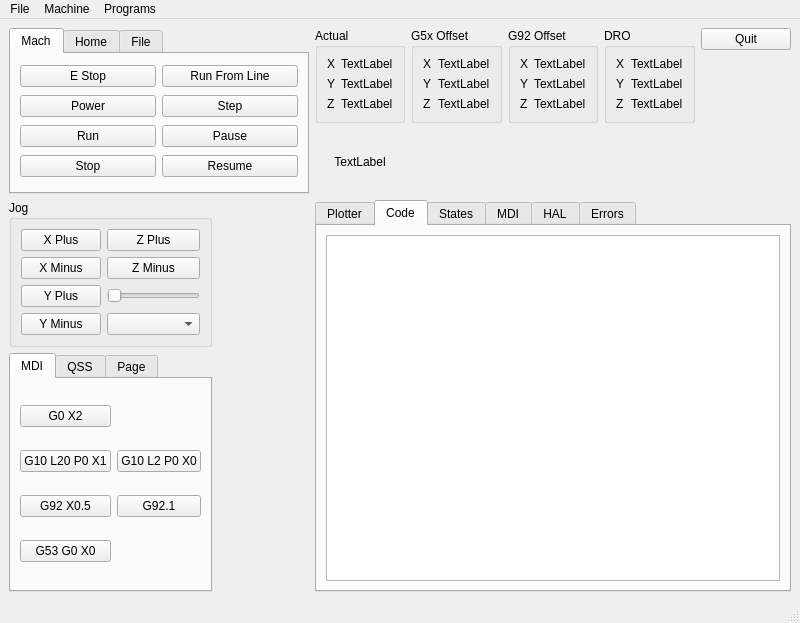
<?xml version="1.0" encoding="UTF-8"?>
<ui version="4.0">
 <class>MainWindow</class>
 <widget class="QMainWindow" name="MainWindow">
  <property name="geometry">
   <rect>
    <x>0</x>
    <y>0</y>
    <width>800</width>
    <height>623</height>
   </rect>
  </property>
  <property name="windowTitle">
   <string>MainWindow</string>
  </property>
  <widget class="QWidget" name="centralwidget">
   <layout class="QGridLayout" name="gridLayout">
    <item row="4" column="0" colspan="2">
     <widget class="QTabWidget" name="tabWidget_5">
      <property name="currentIndex">
       <number>0</number>
      </property>
      <widget class="QWidget" name="tabWidget_5Page1">
       <attribute name="title">
        <string>MDI</string>
       </attribute>
       <layout class="QGridLayout" name="gridLayout_6">
        <item row="3" column="0">
         <widget class="QPushButton" name="pushButton_4">
          <property name="text">
           <string>G53 G0 X0</string>
          </property>
          <property name="function" stdset="0">
           <string>mdi</string>
          </property>
          <property name="command" stdset="0">
           <string>G53 G0 X0</string>
          </property>
         </widget>
        </item>
        <item row="0" column="0">
         <widget class="QPushButton" name="mdi_0">
          <property name="text">
           <string>G0 X2</string>
          </property>
          <property name="function" stdset="0">
           <string>mdi</string>
          </property>
          <property name="command" stdset="0">
           <string>G0 X2</string>
          </property>
         </widget>
        </item>
        <item row="2" column="0">
         <widget class="QPushButton" name="pushButton_3">
          <property name="text">
           <string>G92 X0.5</string>
          </property>
          <property name="function" stdset="0">
           <string>mdi</string>
          </property>
          <property name="command" stdset="0">
           <string>G92 X0.5</string>
          </property>
         </widget>
        </item>
        <item row="1" column="0">
         <widget class="QPushButton" name="mdi_1">
          <property name="text">
           <string>G10 L20 P0 X1</string>
          </property>
          <property name="function" stdset="0">
           <string>mdi</string>
          </property>
          <property name="command" stdset="0">
           <string>G10 L20 P0 X1</string>
          </property>
         </widget>
        </item>
        <item row="1" column="1">
         <widget class="QPushButton" name="pushButton_2">
          <property name="text">
           <string>G10 L2 P0 X0</string>
          </property>
          <property name="function" stdset="0">
           <string>mdi</string>
          </property>
          <property name="command" stdset="0">
           <string>G10 L2 P0 X0</string>
          </property>
         </widget>
        </item>
        <item row="2" column="1">
         <widget class="QPushButton" name="pushButton_5">
          <property name="text">
           <string>G92.1</string>
          </property>
          <property name="function" stdset="0">
           <string>mdi</string>
          </property>
          <property name="command" stdset="0">
           <string>G92.1</string>
          </property>
         </widget>
        </item>
       </layout>
      </widget>
      <widget class="QWidget" name="tab_5">
       <attribute name="title">
        <string>QSS</string>
       </attribute>
       <widget class="QPushButton" name="test_pb">
        <property name="geometry">
         <rect>
          <x>20</x>
          <y>20</y>
          <width>96</width>
          <height>27</height>
         </rect>
        </property>
        <property name="text">
         <string/>
        </property>
       </widget>
      </widget>
      <widget class="QWidget" name="tab_6">
       <attribute name="title">
        <string>Page</string>
       </attribute>
       <layout class="QGridLayout" name="gridLayout_14">
        <item row="1" column="0">
         <widget class="QPushButton" name="pushButton_12">
          <property name="text">
           <string>Load 42.ngc</string>
          </property>
          <property name="function" stdset="0">
           <string>load_file</string>
          </property>
          <property name="filename" stdset="0">
           <string>42.ngc</string>
          </property>
         </widget>
        </item>
        <item row="2" column="0">
         <spacer name="verticalSpacer">
          <property name="orientation">
           <enum>Qt::Vertical</enum>
          </property>
          <property name="sizeHint" stdset="0">
           <size>
            <width>20</width>
            <height>40</height>
           </size>
          </property>
         </spacer>
        </item>
        <item row="0" column="0">
         <widget class="QPushButton" name="pushButton_6">
          <property name="text">
           <string>Load 45.ngc</string>
          </property>
          <property name="function" stdset="0">
           <string>load_file</string>
          </property>
          <property name="filename" stdset="0">
           <string>45.ngc</string>
          </property>
         </widget>
        </item>
        <item row="0" column="1">
         <spacer name="horizontalSpacer">
          <property name="orientation">
           <enum>Qt::Horizontal</enum>
          </property>
          <property name="sizeHint" stdset="0">
           <size>
            <width>40</width>
            <height>20</height>
           </size>
          </property>
         </spacer>
        </item>
       </layout>
      </widget>
     </widget>
    </item>
    <item row="0" column="4" rowspan="2">
     <widget class="QGroupBox" name="groupBox_3">
      <property name="title">
       <string>G5x Offset</string>
      </property>
      <layout class="QGridLayout" name="gridLayout_4">
       <item row="0" column="0">
        <widget class="QLabel" name="label_7">
         <property name="text">
          <string>X</string>
         </property>
        </widget>
       </item>
       <item row="0" column="1">
        <widget class="QLabel" name="g5x_lb_x">
         <property name="text">
          <string>TextLabel</string>
         </property>
        </widget>
       </item>
       <item row="1" column="0">
        <widget class="QLabel" name="label_8">
         <property name="text">
          <string>Y</string>
         </property>
        </widget>
       </item>
       <item row="1" column="1">
        <widget class="QLabel" name="g5x_lb_y">
         <property name="text">
          <string>TextLabel</string>
         </property>
        </widget>
       </item>
       <item row="2" column="0">
        <widget class="QLabel" name="label_9">
         <property name="text">
          <string>Z</string>
         </property>
        </widget>
       </item>
       <item row="2" column="1">
        <widget class="QLabel" name="g5x_lb_z">
         <property name="text">
          <string>TextLabel</string>
         </property>
        </widget>
       </item>
      </layout>
     </widget>
    </item>
    <item row="3" column="3" rowspan="2" colspan="5">
     <widget class="QTabWidget" name="tabWidget_6">
      <property name="currentIndex">
       <number>1</number>
      </property>
      <widget class="QWidget" name="tab">
       <attribute name="title">
        <string>Plotter</string>
       </attribute>
       <layout class="QVBoxLayout" name="verticalLayout">
        <item>
         <widget class="QWidget" name="plot_widget" native="true"/>
        </item>
       </layout>
      </widget>
      <widget class="QWidget" name="tab_9">
       <attribute name="title">
        <string>Code</string>
       </attribute>
       <layout class="QGridLayout" name="gridLayout_15">
        <item row="0" column="0">
         <widget class="QPlainTextEdit" name="gcode_pte"/>
        </item>
       </layout>
      </widget>
      <widget class="QWidget" name="tabWidget_6Page1">
       <attribute name="title">
        <string>States</string>
       </attribute>
       <layout class="QGridLayout" name="gridLayout_7">
        <item row="6" column="1">
         <widget class="QLabel" name="task_mode_lb">
          <property name="text">
           <string/>
          </property>
         </widget>
        </item>
        <item row="0" column="1">
         <widget class="QLabel" name="exec_state_lb">
          <property name="text">
           <string/>
          </property>
         </widget>
        </item>
        <item row="3" column="1">
         <widget class="QLabel" name="motion_mode_lb">
          <property name="text">
           <string/>
          </property>
         </widget>
        </item>
        <item row="4" column="0">
         <widget class="QLabel" name="label_17">
          <property name="text">
           <string>Motion Type</string>
          </property>
         </widget>
        </item>
        <item row="2" column="0">
         <widget class="QLabel" name="label_15">
          <property name="text">
           <string>Interp Error</string>
          </property>
         </widget>
        </item>
        <item row="1" column="1">
         <widget class="QLabel" name="interp_state_lb">
          <property name="text">
           <string/>
          </property>
         </widget>
        </item>
        <item row="2" column="1">
         <widget class="QLabel" name="interpreter_errcode_lb">
          <property name="text">
           <string/>
          </property>
         </widget>
        </item>
        <item row="0" column="0">
         <widget class="QLabel" name="label_13">
          <property name="text">
           <string>Exec State</string>
          </property>
         </widget>
        </item>
        <item row="7" column="0">
         <widget class="QLabel" name="label_19">
          <property name="text">
           <string>Task State</string>
          </property>
         </widget>
        </item>
        <item row="7" column="1">
         <widget class="QLabel" name="task_state_lb">
          <property name="text">
           <string/>
          </property>
         </widget>
        </item>
        <item row="1" column="0">
         <widget class="QLabel" name="label_14">
          <property name="text">
           <string>Interp State</string>
          </property>
         </widget>
        </item>
        <item row="3" column="0">
         <widget class="QLabel" name="label_16">
          <property name="text">
           <string>Motion Mode</string>
          </property>
         </widget>
        </item>
        <item row="4" column="1">
         <widget class="QLabel" name="motion_type_lb">
          <property name="text">
           <string/>
          </property>
         </widget>
        </item>
        <item row="6" column="0">
         <widget class="QLabel" name="label_18">
          <property name="text">
           <string>Task Mode</string>
          </property>
         </widget>
        </item>
        <item row="5" column="1">
         <widget class="QLabel" name="state_lb">
          <property name="text">
           <string/>
          </property>
         </widget>
        </item>
        <item row="5" column="0">
         <widget class="QLabel" name="label_21">
          <property name="text">
           <string>State</string>
          </property>
         </widget>
        </item>
       </layout>
      </widget>
      <widget class="QWidget" name="tab_2">
       <attribute name="title">
        <string>MDI</string>
       </attribute>
       <layout class="QGridLayout" name="gridLayout_9">
        <item row="0" column="0" colspan="2">
         <widget class="QListWidget" name="mdi_history_lw"/>
        </item>
        <item row="1" column="0">
         <widget class="QLineEdit" name="mdi_command_le"/>
        </item>
        <item row="1" column="1">
         <widget class="QPushButton" name="run_mdi_pb">
          <property name="text">
           <string>Run MDI</string>
          </property>
         </widget>
        </item>
       </layout>
      </widget>
      <widget class="QWidget" name="tab_3">
       <attribute name="title">
        <string>HAL</string>
       </attribute>
       <layout class="QGridLayout" name="gridLayout_10">
        <item row="1" column="4">
         <widget class="QRadioButton" name="radioButton_11">
          <property name="text">
           <string>HAL Radio 1</string>
          </property>
          <property name="function" stdset="0">
           <string>hal_pin</string>
          </property>
          <property name="pin_name" stdset="0">
           <string>hal-rb1</string>
          </property>
         </widget>
        </item>
        <item row="1" column="0">
         <widget class="QLabel" name="label_22">
          <property name="text">
           <string>TextLabel</string>
          </property>
          <property name="function" stdset="0">
           <string>hal_pin</string>
          </property>
          <property name="pin_name" stdset="0">
           <string>hal-s32-lb</string>
          </property>
          <property name="hal_type" stdset="0">
           <string>HAL_S32</string>
          </property>
         </widget>
        </item>
        <item row="4" column="1">
         <widget class="QSlider" name="horizontalSlider">
          <property name="minimum">
           <number>-99</number>
          </property>
          <property name="orientation">
           <enum>Qt::Horizontal</enum>
          </property>
          <property name="function" stdset="0">
           <string>hal_pin</string>
          </property>
          <property name="pin_name" stdset="0">
           <string>hal-s32-sd</string>
          </property>
          <property name="hal_type" stdset="0">
           <string>HAL_S32</string>
          </property>
         </widget>
        </item>
        <item row="0" column="0">
         <widget class="QLabel" name="label_20">
          <property name="text">
           <string>TextLabel</string>
          </property>
          <property name="function" stdset="0">
           <string>hal_pin</string>
          </property>
          <property name="pin_name" stdset="0">
           <string>hal-bit-lb</string>
          </property>
          <property name="hal_type" stdset="0">
           <string>HAL_BIT</string>
          </property>
         </widget>
        </item>
        <item row="5" column="0">
         <widget class="QLabel" name="label_26">
          <property name="text">
           <string>TextLabel</string>
          </property>
          <property name="function" stdset="0">
           <string>hal_avr_f</string>
          </property>
          <property name="pin_name" stdset="0">
           <string>hal-avr-f-lb</string>
          </property>
         </widget>
        </item>
        <item row="0" column="3">
         <widget class="QPushButton" name="pushButton_7">
          <property name="text">
           <string>HAL Normal</string>
          </property>
          <property name="function" stdset="0">
           <string>hal_pin</string>
          </property>
          <property name="pin_name" stdset="0">
           <string>hal-normal-pb</string>
          </property>
         </widget>
        </item>
        <item row="3" column="1">
         <widget class="QDoubleSpinBox" name="doubleSpinBox">
          <property name="function" stdset="0">
           <string>hal_pin</string>
          </property>
          <property name="pin_name" stdset="0">
           <string>hal-dbl-sb</string>
          </property>
         </widget>
        </item>
        <item row="2" column="1">
         <widget class="QSpinBox" name="spinBox_2">
          <property name="function" stdset="0">
           <string>hal_pin</string>
          </property>
          <property name="pin_name" stdset="0">
           <string>hal-u32-sb</string>
          </property>
          <property name="hal_type" stdset="0">
           <string>HAL_U32</string>
          </property>
         </widget>
        </item>
        <item row="4" column="3">
         <widget class="QPushButton" name="pushButton_10">
          <property name="text">
           <string>HAL Confirm</string>
          </property>
          <property name="checkable">
           <bool>true</bool>
          </property>
          <property name="function" stdset="0">
           <string>hal_pin</string>
          </property>
          <property name="pin_name" stdset="0">
           <string>hal-confirm-pb</string>
          </property>
          <property name="confirm" stdset="0">
           <bool>true</bool>
          </property>
         </widget>
        </item>
        <item row="2" column="0">
         <widget class="QLabel" name="label_23">
          <property name="text">
           <string>TextLabel</string>
          </property>
          <property name="function" stdset="0">
           <string>hal_pin</string>
          </property>
          <property name="pin_name" stdset="0">
           <string>hal-u32-lb</string>
          </property>
          <property name="hal_type" stdset="0">
           <string>HAL_U32</string>
          </property>
         </widget>
        </item>
        <item row="1" column="3">
         <widget class="QPushButton" name="pushButton">
          <property name="text">
           <string>HAL Aways ON</string>
          </property>
          <property name="function" stdset="0">
           <string>hal_pin</string>
          </property>
          <property name="pin_name" stdset="0">
           <string>hal-aways-on-pb</string>
          </property>
          <property name="always_on" stdset="0">
           <bool>true</bool>
          </property>
         </widget>
        </item>
        <item row="4" column="0">
         <widget class="QLabel" name="label_25">
          <property name="text">
           <string>TextLabel</string>
          </property>
          <property name="function" stdset="0">
           <string>hal_pin</string>
          </property>
          <property name="pin_name" stdset="0">
           <string>hal-bool-tf-lb</string>
          </property>
          <property name="true_text" stdset="0">
           <string>I'm ON</string>
          </property>
          <property name="false_text" stdset="0">
           <string>I'm Broken</string>
          </property>
         </widget>
        </item>
        <item row="3" column="0">
         <widget class="QLabel" name="label_24">
          <property name="text">
           <string>TextLabel</string>
          </property>
          <property name="function" stdset="0">
           <string>hal_pin</string>
          </property>
          <property name="pin_name" stdset="0">
           <string>hal-float-lb</string>
          </property>
          <property name="hal_type" stdset="0">
           <string>HAL_FLOAT</string>
          </property>
         </widget>
        </item>
        <item row="0" column="4">
         <widget class="QCheckBox" name="checkBox_11">
          <property name="text">
           <string>HAL Checkbox</string>
          </property>
          <property name="function" stdset="0">
           <string>hal_pin</string>
          </property>
          <property name="pin_name" stdset="0">
           <string>hal-cb</string>
          </property>
         </widget>
        </item>
        <item row="5" column="1">
         <widget class="QProgressBar" name="progressBar">
          <property name="value">
           <number>24</number>
          </property>
          <property name="function" stdset="0">
           <string>hal_pin</string>
          </property>
          <property name="pin_name" stdset="0">
           <string>hal-pb</string>
          </property>
         </widget>
        </item>
        <item row="3" column="3">
         <widget class="QPushButton" name="pushButton_9">
          <property name="text">
           <string>HAL All Homed</string>
          </property>
          <property name="function" stdset="0">
           <string>hal_pin</string>
          </property>
          <property name="pin_name" stdset="0">
           <string>hal-all-homed-pb</string>
          </property>
          <property name="all_homed" stdset="0">
           <bool>true</bool>
          </property>
         </widget>
        </item>
        <item row="2" column="3">
         <widget class="QPushButton" name="pushButton_8">
          <property name="text">
           <string>HAL Power On</string>
          </property>
          <property name="function" stdset="0">
           <string>hal_pin</string>
          </property>
          <property name="pin_name" stdset="0">
           <string>hal-power-on-pb</string>
          </property>
          <property name="state_on" stdset="0">
           <bool>true</bool>
          </property>
         </widget>
        </item>
        <item row="1" column="1">
         <widget class="QSpinBox" name="spinBox">
          <property name="minimum">
           <number>-99</number>
          </property>
          <property name="function" stdset="0">
           <string>hal_pin</string>
          </property>
          <property name="pin_name" stdset="0">
           <string>hal-s32-sb</string>
          </property>
          <property name="hal_type" stdset="0">
           <string>HAL_S32</string>
          </property>
         </widget>
        </item>
        <item row="2" column="4">
         <widget class="QRadioButton" name="radioButton_12">
          <property name="text">
           <string>HAL Radio 2</string>
          </property>
          <property name="function" stdset="0">
           <string>hal_pin</string>
          </property>
          <property name="pin_name" stdset="0">
           <string>hal-rb2</string>
          </property>
         </widget>
        </item>
        <item row="0" column="5">
         <widget class="QPushButton" name="pushButton_11">
          <property name="text">
           <string>HAL I/O</string>
          </property>
          <property name="checkable">
           <bool>true</bool>
          </property>
          <property name="function" stdset="0">
           <string>hal_io</string>
          </property>
          <property name="pin_name" stdset="0">
           <string>hal-io-pb</string>
          </property>
         </widget>
        </item>
        <item row="1" column="5">
         <widget class="QCheckBox" name="checkBox_12">
          <property name="text">
           <string>HAL I/O</string>
          </property>
          <property name="function" stdset="0">
           <string>hal_io</string>
          </property>
          <property name="pin_name" stdset="0">
           <string>hal-io-cb</string>
          </property>
         </widget>
        </item>
        <item row="6" column="0">
         <widget class="QLabel" name="label_27">
          <property name="text">
           <string>TextLabel</string>
          </property>
          <property name="function" stdset="0">
           <string>hal_msl</string>
          </property>
          <property name="pin_name" stdset="0">
           <string>hal-ms-lb</string>
          </property>
          <property name="text_0" stdset="0">
           <string>Zero</string>
          </property>
          <property name="text_1" stdset="0">
           <string>One</string>
          </property>
          <property name="text_2" stdset="0">
           <string>Too</string>
          </property>
         </widget>
        </item>
        <item row="2" column="5">
         <widget class="QSpinBox" name="spinBox_3">
          <property name="minimum">
           <number>-99</number>
          </property>
          <property name="function" stdset="0">
           <string>hal_io</string>
          </property>
          <property name="pin_name" stdset="0">
           <string>hal-io-sb</string>
          </property>
          <property name="hal_type" stdset="0">
           <string>HAL_S32</string>
          </property>
         </widget>
        </item>
        <item row="3" column="5">
         <widget class="QSlider" name="horizontalSlider_2">
          <property name="orientation">
           <enum>Qt::Horizontal</enum>
          </property>
          <property name="function" stdset="0">
           <string>hal_io</string>
          </property>
          <property name="pin_name" stdset="0">
           <string>hal-io-sd</string>
          </property>
          <property name="hal_type" stdset="0">
           <string>HAL_U32</string>
          </property>
         </widget>
        </item>
       </layout>
      </widget>
      <widget class="QWidget" name="tab_4">
       <attribute name="title">
        <string>Errors</string>
       </attribute>
       <layout class="QGridLayout" name="gridLayout_11">
        <item row="0" column="0">
         <widget class="QPlainTextEdit" name="errors_pte"/>
        </item>
       </layout>
      </widget>
     </widget>
    </item>
    <item row="0" column="5" rowspan="2">
     <widget class="QGroupBox" name="groupBox_4">
      <property name="title">
       <string>G92 Offset</string>
      </property>
      <layout class="QGridLayout" name="gridLayout_5">
       <item row="0" column="0">
        <widget class="QLabel" name="label_11">
         <property name="text">
          <string>X</string>
         </property>
        </widget>
       </item>
       <item row="0" column="1">
        <widget class="QLabel" name="g92_lb_x">
         <property name="text">
          <string>TextLabel</string>
         </property>
        </widget>
       </item>
       <item row="1" column="0">
        <widget class="QLabel" name="label_12">
         <property name="text">
          <string>Y</string>
         </property>
        </widget>
       </item>
       <item row="1" column="1">
        <widget class="QLabel" name="g92_lb_y">
         <property name="text">
          <string>TextLabel</string>
         </property>
        </widget>
       </item>
       <item row="2" column="0">
        <widget class="QLabel" name="label_10">
         <property name="text">
          <string>Z</string>
         </property>
        </widget>
       </item>
       <item row="2" column="1">
        <widget class="QLabel" name="g92_lb_z">
         <property name="text">
          <string>TextLabel</string>
         </property>
        </widget>
       </item>
      </layout>
     </widget>
    </item>
    <item row="0" column="7">
     <widget class="QPushButton" name="quit_pb">
      <property name="text">
       <string>Quit</string>
      </property>
     </widget>
    </item>
    <item row="0" column="6" rowspan="2">
     <widget class="QGroupBox" name="groupBox">
      <property name="title">
       <string>DRO</string>
      </property>
      <layout class="QGridLayout" name="gridLayout_2">
       <item row="2" column="0">
        <widget class="QLabel" name="label_3">
         <property name="text">
          <string>Z</string>
         </property>
        </widget>
       </item>
       <item row="1" column="0">
        <widget class="QLabel" name="label_2">
         <property name="text">
          <string>Y</string>
         </property>
        </widget>
       </item>
       <item row="0" column="0">
        <widget class="QLabel" name="label">
         <property name="text">
          <string>X</string>
         </property>
        </widget>
       </item>
       <item row="0" column="1">
        <widget class="QLabel" name="dro_lb_x">
         <property name="text">
          <string>TextLabel</string>
         </property>
        </widget>
       </item>
       <item row="1" column="1">
        <widget class="QLabel" name="dro_lb_y">
         <property name="text">
          <string>TextLabel</string>
         </property>
        </widget>
       </item>
       <item row="2" column="1">
        <widget class="QLabel" name="dro_lb_z">
         <property name="text">
          <string>TextLabel</string>
         </property>
        </widget>
       </item>
      </layout>
     </widget>
    </item>
    <item row="0" column="3" rowspan="2">
     <widget class="QGroupBox" name="groupBox_2">
      <property name="title">
       <string>Actual</string>
      </property>
      <layout class="QGridLayout" name="gridLayout_3">
       <item row="0" column="0">
        <widget class="QLabel" name="label_4">
         <property name="text">
          <string>X</string>
         </property>
        </widget>
       </item>
       <item row="0" column="1">
        <widget class="QLabel" name="actual_lb_x">
         <property name="text">
          <string>TextLabel</string>
         </property>
        </widget>
       </item>
       <item row="1" column="0">
        <widget class="QLabel" name="label_5">
         <property name="text">
          <string>Y</string>
         </property>
        </widget>
       </item>
       <item row="1" column="1">
        <widget class="QLabel" name="actual_lb_y">
         <property name="text">
          <string>TextLabel</string>
         </property>
        </widget>
       </item>
       <item row="2" column="0">
        <widget class="QLabel" name="label_6">
         <property name="text">
          <string>Z</string>
         </property>
        </widget>
       </item>
       <item row="2" column="1">
        <widget class="QLabel" name="actual_lb_z">
         <property name="text">
          <string>TextLabel</string>
         </property>
        </widget>
       </item>
      </layout>
     </widget>
    </item>
    <item row="3" column="0" colspan="2">
     <widget class="QGroupBox" name="groupBox_7">
      <property name="title">
       <string>Jog</string>
      </property>
      <layout class="QGridLayout" name="gridLayout_8">
       <item row="2" column="0">
        <widget class="QPushButton" name="jog_plus_pb_1">
         <property name="text">
          <string>Y Plus</string>
         </property>
        </widget>
       </item>
       <item row="3" column="0">
        <widget class="QPushButton" name="jog_minus_pb_1">
         <property name="text">
          <string>Y Minus</string>
         </property>
        </widget>
       </item>
       <item row="1" column="0">
        <widget class="QPushButton" name="jog_minus_pb_0">
         <property name="text">
          <string>X Minus</string>
         </property>
        </widget>
       </item>
       <item row="0" column="0">
        <widget class="QPushButton" name="jog_plus_pb_0">
         <property name="text">
          <string>X Plus</string>
         </property>
        </widget>
       </item>
       <item row="0" column="1">
        <widget class="QPushButton" name="jog_plus_pb_2">
         <property name="text">
          <string>Z Plus</string>
         </property>
        </widget>
       </item>
       <item row="1" column="1">
        <widget class="QPushButton" name="jog_minus_pb_2">
         <property name="text">
          <string>Z Minus</string>
         </property>
        </widget>
       </item>
       <item row="3" column="1">
        <widget class="QComboBox" name="jog_modes_cb"/>
       </item>
       <item row="2" column="1">
        <widget class="QSlider" name="jog_vel_sl">
         <property name="orientation">
          <enum>Qt::Horizontal</enum>
         </property>
        </widget>
       </item>
      </layout>
     </widget>
    </item>
    <item row="2" column="3">
     <widget class="QLabel" name="file_lb">
      <property name="text">
       <string>TextLabel</string>
      </property>
      <property name="alignment">
       <set>Qt::AlignCenter</set>
      </property>
     </widget>
    </item>
    <item row="0" column="0" rowspan="3" colspan="3">
     <widget class="QTabWidget" name="tabWidget">
      <property name="currentIndex">
       <number>0</number>
      </property>
      <widget class="QWidget" name="tab_7">
       <attribute name="title">
        <string>Mach</string>
       </attribute>
       <layout class="QGridLayout" name="gridLayout_12">
        <item row="3" column="0">
         <widget class="QPushButton" name="stop_pb">
          <property name="text">
           <string>Stop</string>
          </property>
         </widget>
        </item>
        <item row="2" column="0">
         <widget class="QPushButton" name="run_pb">
          <property name="text">
           <string>Run</string>
          </property>
         </widget>
        </item>
        <item row="0" column="0">
         <widget class="QPushButton" name="estop_pb">
          <property name="text">
           <string>E Stop</string>
          </property>
         </widget>
        </item>
        <item row="1" column="0">
         <widget class="QPushButton" name="power_pb">
          <property name="text">
           <string>Power</string>
          </property>
         </widget>
        </item>
        <item row="0" column="1">
         <widget class="QPushButton" name="run_from_line_pb">
          <property name="text">
           <string>Run From Line</string>
          </property>
         </widget>
        </item>
        <item row="1" column="1">
         <widget class="QPushButton" name="step_pb">
          <property name="text">
           <string>Step</string>
          </property>
         </widget>
        </item>
        <item row="2" column="1">
         <widget class="QPushButton" name="pause_pb">
          <property name="text">
           <string>Pause</string>
          </property>
         </widget>
        </item>
        <item row="3" column="1">
         <widget class="QPushButton" name="resume_pb">
          <property name="text">
           <string>Resume</string>
          </property>
         </widget>
        </item>
       </layout>
      </widget>
      <widget class="QWidget" name="tab_8">
       <attribute name="title">
        <string>Home</string>
       </attribute>
       <layout class="QGridLayout" name="gridLayout_13">
        <item row="0" column="0">
         <widget class="QPushButton" name="home_all_pb">
          <property name="text">
           <string>Home All</string>
          </property>
         </widget>
        </item>
        <item row="0" column="1">
         <widget class="QPushButton" name="unhome_all_pb">
          <property name="text">
           <string>Unhome All</string>
          </property>
         </widget>
        </item>
        <item row="1" column="0">
         <widget class="QPushButton" name="home_pb_0">
          <property name="text">
           <string>Home X</string>
          </property>
         </widget>
        </item>
        <item row="1" column="1">
         <widget class="QPushButton" name="unhome_pb_0">
          <property name="text">
           <string>Unhome X</string>
          </property>
         </widget>
        </item>
        <item row="2" column="0">
         <widget class="QPushButton" name="home_pb_1">
          <property name="text">
           <string>Home Y</string>
          </property>
         </widget>
        </item>
        <item row="2" column="1">
         <widget class="QPushButton" name="unhome_pb_1">
          <property name="text">
           <string>Unhome Y</string>
          </property>
         </widget>
        </item>
        <item row="3" column="0">
         <widget class="QPushButton" name="home_pb_2">
          <property name="text">
           <string>Home Z</string>
          </property>
         </widget>
        </item>
        <item row="3" column="1">
         <widget class="QPushButton" name="unhome_pb_2">
          <property name="text">
           <string>Unhome Z</string>
          </property>
         </widget>
        </item>
       </layout>
      </widget>
      <widget class="QWidget" name="tab_10">
       <attribute name="title">
        <string>File</string>
       </attribute>
       <layout class="QGridLayout" name="gridLayout_16">
        <item row="2" column="0">
         <widget class="QPushButton" name="save_as_pb">
          <property name="text">
           <string>Save As</string>
          </property>
         </widget>
        </item>
        <item row="1" column="0">
         <widget class="QPushButton" name="save_pb">
          <property name="text">
           <string>Save</string>
          </property>
         </widget>
        </item>
        <item row="3" column="0">
         <spacer name="verticalSpacer_2">
          <property name="orientation">
           <enum>Qt::Vertical</enum>
          </property>
          <property name="sizeHint" stdset="0">
           <size>
            <width>20</width>
            <height>40</height>
           </size>
          </property>
         </spacer>
        </item>
        <item row="0" column="0">
         <widget class="QPushButton" name="open_pb">
          <property name="text">
           <string>Open</string>
          </property>
         </widget>
        </item>
        <item row="0" column="1">
         <widget class="QPushButton" name="edit_pb">
          <property name="text">
           <string>Edit</string>
          </property>
         </widget>
        </item>
        <item row="1" column="1">
         <widget class="QPushButton" name="reload_pb">
          <property name="text">
           <string>Reload</string>
          </property>
         </widget>
        </item>
       </layout>
      </widget>
     </widget>
    </item>
   </layout>
  </widget>
  <widget class="QMenuBar" name="menubar">
   <property name="geometry">
    <rect>
     <x>0</x>
     <y>0</y>
     <width>800</width>
     <height>24</height>
    </rect>
   </property>
   <widget class="QMenu" name="menuFile">
    <property name="title">
     <string>File</string>
    </property>
    <addaction name="actionOpen"/>
    <addaction name="actionEdit"/>
    <addaction name="actionReload"/>
    <addaction name="actionSave"/>
    <addaction name="actionSave_As"/>
   </widget>
   <widget class="QMenu" name="menuMachine">
    <property name="title">
     <string>Machine</string>
    </property>
    <addaction name="actionE_Stop"/>
    <addaction name="actionPower"/>
    <addaction name="actionRun"/>
    <addaction name="actionRun_From_Line"/>
    <addaction name="actionStep"/>
    <addaction name="actionPause"/>
    <addaction name="actionResume"/>
    <addaction name="actionStop"/>
   </widget>
   <widget class="QMenu" name="menuPrograms">
    <property name="title">
     <string>Programs</string>
    </property>
    <addaction name="actionShow_HAL"/>
   </widget>
   <addaction name="menuFile"/>
   <addaction name="menuMachine"/>
   <addaction name="menuPrograms"/>
  </widget>
  <widget class="QStatusBar" name="statusbar"/>
  <action name="actionShow_HAL">
   <property name="text">
    <string>Show HAL</string>
   </property>
  </action>
  <action name="actionOpen">
   <property name="text">
    <string>Open</string>
   </property>
  </action>
  <action name="actionEdit">
   <property name="text">
    <string>Edit</string>
   </property>
  </action>
  <action name="actionE_Stop">
   <property name="text">
    <string>E Stop</string>
   </property>
  </action>
  <action name="actionPower">
   <property name="text">
    <string>Power</string>
   </property>
  </action>
  <action name="actionRun">
   <property name="text">
    <string>Run</string>
   </property>
  </action>
  <action name="actionRun_From_Line">
   <property name="text">
    <string>Run From Line</string>
   </property>
  </action>
  <action name="actionStep">
   <property name="text">
    <string>Step</string>
   </property>
  </action>
  <action name="actionPause">
   <property name="text">
    <string>Pause</string>
   </property>
  </action>
  <action name="actionResume">
   <property name="text">
    <string>Resume</string>
   </property>
  </action>
  <action name="actionStop">
   <property name="text">
    <string>Stop</string>
   </property>
  </action>
  <action name="actionReload">
   <property name="text">
    <string>Reload</string>
   </property>
  </action>
  <action name="actionSave">
   <property name="text">
    <string>Save</string>
   </property>
  </action>
  <action name="actionSave_As">
   <property name="text">
    <string>Save As</string>
   </property>
  </action>
 </widget>
 <resources/>
 <connections/>
</ui>
